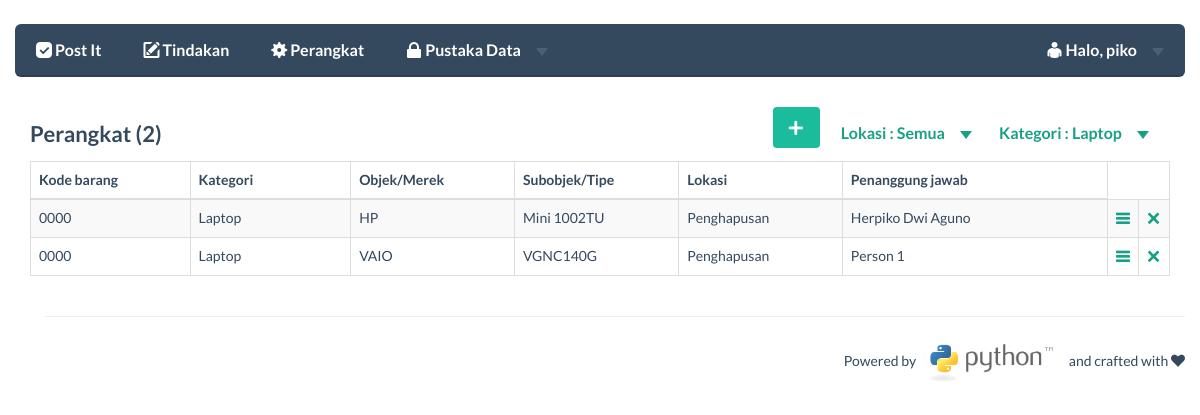
/main/perangkat/?lokasi=Semua&kathw=Laptop (signed in), run on the app's committed database.
### main/models.py (models this page shows)
class Hardware(models.Model):
	noid_hw = models.AutoField(primary_key=True)
	kodebrg = models.CharField(max_length=50)
	merek = models.CharField(max_length=50)
	tipe = models.CharField(max_length=50)
	kathw = models.ForeignKey(Kathw)
	username = models.ForeignKey(User)
	lokasi = models.ForeignKey(Lokasi)
	tahun = models.IntegerField()
	keterangan = models.CharField(max_length=500)
	time_create = models.CharField(max_length=50)

class Kathw(models.Model):
	kathw = models.CharField(max_length=20,primary_key=True)

class Lokasi(models.Model):
	lokasi = models.CharField(max_length=50,primary_key=True)

### main/views.py (the view, shortened to what this page needs)
def perangkat(request):
    if request.user.is_authenticated():
        context = RequestContext(request)
        if request.method == 'POST':
            kodebrg = request.POST['kodebrg']
            merek = request.POST['merek']
            tipe = request.POST['tipe']
            lokasi = request.POST['lokasi']
            tahun = request.POST['tahun']
            kathw = request.POST['kathw']
            username = request.POST['username']
            keterangan = request.POST['keterangan']
            if tahun=='':
                tahun='0000'
            if kodebrg=='':
                kodebrg='0000'
            from main.models import Hardware, User, Tindakan, Lokasi, Kathw
            lokasi=Lokasi.objects.get(lokasi=lokasi)
            kathw=Kathw.objects.get(kathw=kathw)
            username=User.objects.get(username=username)
            import time
            time_create = time.time()
            Hardware.objects.get_or_create(kodebrg=kodebrg,merek=merek,tipe=tipe,lokasi=lokasi, kathw=kathw, username=username, tahun=tahun, keterangan=keterangan, time_create=time_create)
            return HttpResponseRedirect("/main/perangkat/")
        else:
            context = RequestContext(request)
            from main.models import Hardware, User, Tindakan, Lokasi, Kathw
            if bool(request.GET):
                kathw = request.GET['kathw']
                lokasi = request.GET['lokasi']
                perangkat_list = Hardware.objects.filter(kathw=kathw).filter(lokasi=lokasi).order_by('kathw')
                if kathw=='Semua':
                    perangkat_list = Hardware.objects.filter(lokasi=lokasi).order_by('kathw')
                if lokasi=='Semua':
                    perangkat_list = Hardware.objects.filter(kathw=kathw).order_by('kathw')
                if kathw=='Semua' and lokasi=='Semua':
                    perangkat_list = Hardware.objects.order_by('kathw')
                kathw_list = Kathw.objects.all()
                lokasi_list = Lokasi.objects.all()
                user_list = User.objects.all()
                banyak = len(perangkat_list)
                current_user = request.user.get_username()
                context_dict = {'perangkat_list':perangkat_list,'kathw_list':kathw_list, 'lokasi_list':lokasi_list,'user_list':user_list,'current_user':current_user,'lokasi':lokasi,'kathw':kathw, 'banyak':banyak}
                return render_to_response('main/perangkat.html', context_dict, context)
    else :
        return HttpResponseRedirect("/main/login")

### templates/main/perangkat.html (shortened to what this page needs)
<!DOCTYPE html>
{% extends 'main/base.html' %}
{% load static %}
	{% block button_block %}
	<h4 class="pull-left">Perangkat ({{ banyak }})</h4>
	{% if lokasi not in 'Semua' or kathw not in 'Semua' %}
	<div class="pull-right" >
			              <ul class="nav navbar-nav navbar-right">
			                 <li class="dropdown">
			                  <a id="filter_kategori" href="#" class="dropdown-toggle" data-toggle="dropdown">Kategori : {{ kathw }} <b class="caret"></b></a>
			              </ul>
			              <ul class="nav navbar-nav navbar-right">
			                 <li class="dropdown">
			                  <a href="#" class="dropdown-toggle" data-toggle="dropdown">Lokasi : {{ lokasi }} <b class="caret"></b></a>
			              </ul>
			</div>
	{% endif %}
	<div class="pull-right">
			<a class="btn btn-primary" href="#perangkat_modal" data-toggle="modal"><span class="fui-plus"></span></a>
		</div><br><br>
	{% endblock %}
	{% block body_block %}
		<table width="100%" class="table table-striped table-hover table-bordered">
			<thead>
			<tr>
				<td width="15%"><strong>Kode barang</strong></td>
				<td width="15%"><strong>Kategori</strong></td>
				<td width="15%"><strong>Objek/Merek</strong></td>
				<td width="15%"><strong>Subobjek/Tipe</strong></td>
				<td width="15%"><strong>Lokasi</strong></td>
				<td width="25%"><strong>Penanggung jawab</strong></td>
			</tr>
			</thead>
				{% for perangkat in perangkat_list %}
					<tr>
						<td>{{ perangkat.kodebrg }}</td>
						<td>{{ perangkat.kathw.kathw}}</td>
						<td>{{ perangkat.merek }}</td>
						<td>{{ perangkat.tipe }}</td>
						<td>{{ perangkat.lokasi.lokasi }}</td>
						<td>{{ perangkat.username.first_name }}</td>
						<td><a href="/main/perangkat_detail/?id={{ perangkat.noid_hw }}"><span class="fui-list"></span></a></td>
						<td><a href="/main/hapus_perangkat/?hapus={{ perangkat.noid_hw }}" onclick="return confirm_delete()"><span class="fui-cross"></span></a></td>
					</tr>
				{% endfor %}
		</table>
	{% endblock %}

### templates/main/base.html (shortened to what this page needs)
<!DOCTYPE html>
{% load static %}
<html>
    <head>
    <link href="{% static 'bootstrap/css/bootstrap.css' %}" rel="stylesheet">
    <link href="{% static 'css/flat-ui.css' %}" rel="stylesheet">
    <link href="{% static 'css/jquery-ui.css' %}" rel="stylesheet">
    <link href="{% static 'css/hint.css' %}" rel="stylesheet">
    <link href="{% static 'css/drag.css' %}" rel="stylesheet">
    <link href="{% static 'autocomplete/autocomplete-0.3.0.css' %}" rel="stylesheet">
    </head>
    <body>
    	<br>
 	<div class="container">
 		<div class="demo-row">
		 	<div class="row demo-row">
		          <nav class="navbar navbar-inverse navbar-embossed" role="navigation">
		            <div class="collapse navbar-collapse" id="navbar-collapse-01">
		              <ul class="nav navbar-nav navbar-left">
		              	{% if not user.is_authenticated %}
		              	<li><a href="#">The IT Crowd (beta)</a></li>
		                {% else %}
		                <li><a href="/main"><span class="fui-checkbox-checked"></span> Post It</a></li>
		                <li><a href="/main/tindakan"><span class="fui-new"></span> Tindakan</a></li>
		                <li><a href="/main/perangkat"><span class="fui-gear"></span> Perangkat</a></li>
			               <ul class="nav navbar-nav navbar-left">
			                 <li class="dropdown">
			                  <a href="#" class="dropdown-toggle" data-toggle="dropdown"><span class="fui-lock"></span> Pustaka Data <b class="caret"></b></a>
			                </li>
			               </ul>
		                {% endif %}
		               </ul>
		               {% if user.is_authenticated %}
			               <ul class="nav navbar-nav navbar-right">
			                 <li class="dropdown">
			                  <a href="#" class="dropdown-toggle" data-toggle="dropdown"><span class="fui-user"></span> Halo, {{ current_user }} <b class="caret"></b></a>
			                </li>
			               </ul>
			            {% endif %}
		            </div>
		          </nav>
 		</div>
        <div>
        	{% block button_block %}{% endblock %}
            {% block body_block %}{% endblock %}
        </div>
    </div>
    <div class="container">
    	<hr>
		<div class="pull-right">
		Powered by <img src="{% static 'images/python-logo.gif' %}" width="150px">and crafted with <span class="fui-heart"></span>
		</div>
    </div>
    </body>
</html>

### static/css/drag.css (style rules this page uses)
html { overflow: -moz-scrollbars-vertical; overflow: scroll; }

### data on the page
Hardware: kodebrg "0000", kathw.kathw "Laptop", merek "HP", tipe "Mini 1002TU", lokasi.lokasi "Penghapusan", username.first_name "Herpiko Dwi Aguno"
Hardware: kodebrg "0000", kathw.kathw "Laptop", merek "VAIO", tipe "VGNC140G", lokasi.lokasi "Penghapusan", username.first_name "Person 1"

### other printed values
{{ current_user }} "piko"
{{ banyak }} "2"
{{ kathw }} "Laptop"
{{ lokasi }} "Semua"
